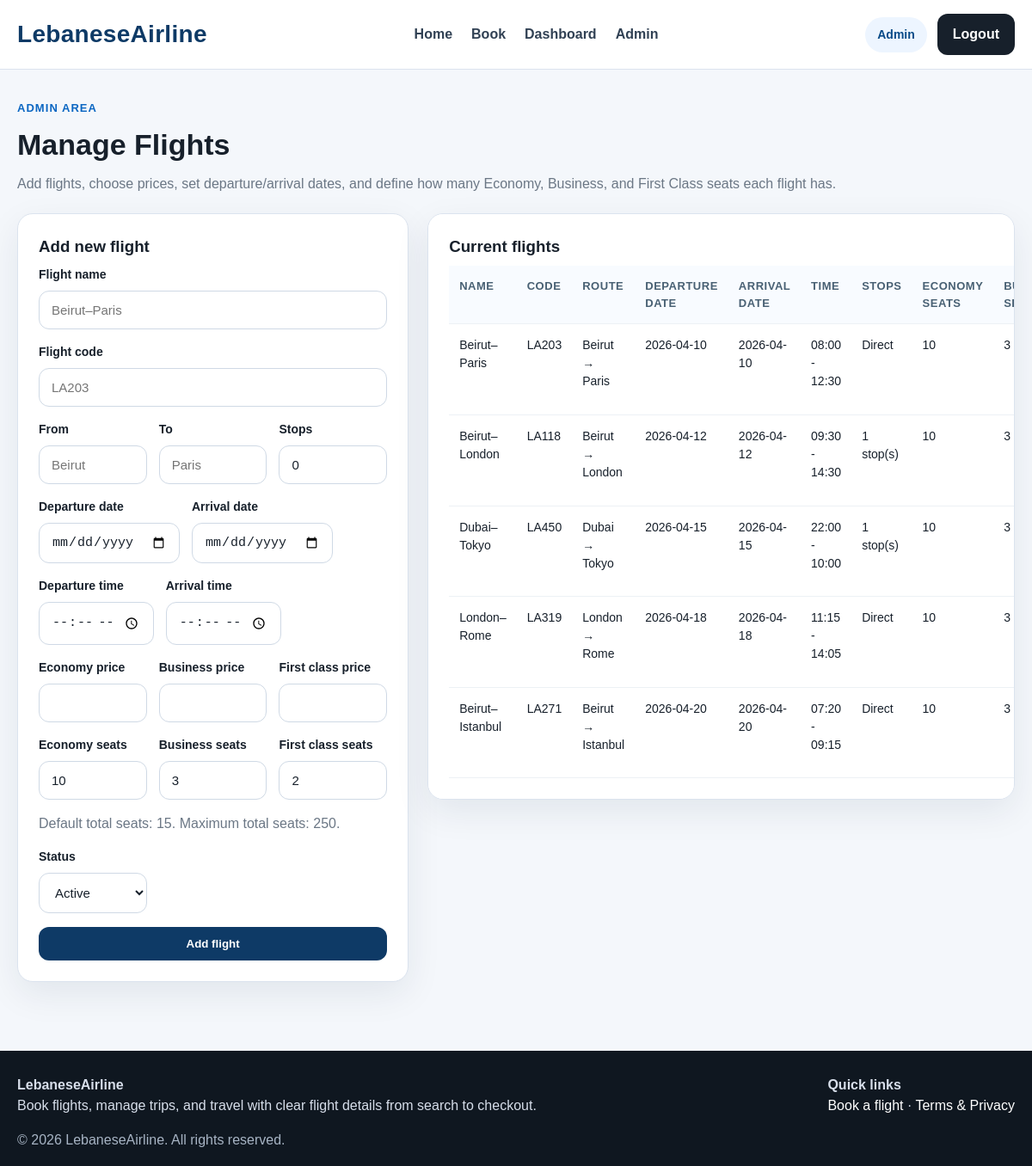
The page /admin/manage-flights.php (signed in) on the database its author committed.
### tables this page shows
CREATE TABLE users (
    id INT AUTO_INCREMENT PRIMARY KEY,
    name VARCHAR(100) NOT NULL,
    email VARCHAR(150) NOT NULL UNIQUE,
    password VARCHAR(255) NOT NULL,
    role ENUM('user', 'admin') NOT NULL DEFAULT 'user',
    created_at DATETIME NOT NULL DEFAULT CURRENT_TIMESTAMP
);

CREATE TABLE flights (
    id INT AUTO_INCREMENT PRIMARY KEY,
    name VARCHAR(120) NOT NULL,
    code VARCHAR(20) NOT NULL UNIQUE,
    from_city VARCHAR(100) NOT NULL,
    to_city VARCHAR(100) NOT NULL,
    flight_date DATE NOT NULL,
    departure_time TIME NOT NULL,
    arrival_time TIME NOT NULL,
    stops INT NOT NULL DEFAULT 0,
    economy_price DECIMAL(10,2) NOT NULL DEFAULT 0,
    business_price DECIMAL(10,2) NOT NULL DEFAULT 0,
    first_price DECIMAL(10,2) NOT NULL DEFAULT 0,
    status ENUM('active', 'cancelled') NOT NULL DEFAULT 'active',
    created_at DATETIME NOT NULL DEFAULT CURRENT_TIMESTAMP
);

### includes/data-store.php (called while the page is built, shortened)
<?php
function db(): PDO {
    static $pdo = null;
    if ($pdo === null) {
        $pdo = getPDOConnection();
        $pdo->setAttribute(PDO::ATTR_DEFAULT_FETCH_MODE, PDO::FETCH_ASSOC);
    }
    return $pdo;
}
function get_all_users(): array {
    $stmt = db()->query("SELECT * FROM users ORDER BY id ASC");
    return $stmt->fetchAll(PDO::FETCH_ASSOC);
}

### includes/auth.php (called while the page is built, shortened)
<?php
include_once __DIR__ . '/data-store.php';
function current_user(): ?array {
    foreach (get_all_users() as $user) {
        if ((int)$user['id'] === (int)$_SESSION['user_id']) {
            return $user;
        }
    }
    return null;
}
function is_admin(): bool {
    $user = current_user();
    return $user && ($user['role'] ?? 'user') === 'admin';
}

### admin/manage-flights.php (the view, shortened to what this page needs)
<?php
include __DIR__ . '/../includes/header.php';
$editingFlight = null;
function admin_flight_row_to_array(array $row): array {
    $economySeats = (int)($row['economy_seats'] ?? DEFAULT_ECONOMY_SEATS);
    $businessSeats = (int)($row['business_seats'] ?? DEFAULT_BUSINESS_SEATS);
    $firstSeats = (int)($row['first_seats'] ?? DEFAULT_FIRST_SEATS);
    $seatCount = (int)($row['seat_count'] ?? ($economySeats + $businessSeats + $firstSeats));
    return [
        'id' => (int)$row['id'],
        'name' => $row['name'],
        'code' => $row['code'],
        'from' => $row['from_city'],
        'to' => $row['to_city'],
        'date' => $row['flight_date'],
        'arrival_date' => $row['arrival_date'] ?? $row['flight_date'],
        'departure' => substr((string)$row['departure_time'], 0, 5),
        'arrival' => substr((string)$row['arrival_time'], 0, 5),
        'stops' => (int)$row['stops'],
        'economy_price' => (float)$row['economy_price'],
        'business_price' => (float)$row['business_price'],
        'first_price' => (float)$row['first_price'],
        'seat_count' => $seatCount,
        'economy_seats' => $economySeats,
        'business_seats' => $businessSeats,
        'first_seats' => $firstSeats,
        'status' => $row['status'],
    ];
}
function admin_get_all_flights(): array {
    $stmt = db()->query("SELECT * FROM flights ORDER BY flight_date ASC, departure_time ASC, id ASC");
    return array_map('admin_flight_row_to_array', $stmt->fetchAll(PDO::FETCH_ASSOC));
}
try {
    $flights = admin_get_all_flights();
} catch (Throwable $e) {
    $flights = [];
    $error = 'Database error: ' . $e->getMessage();
}
?>
<section class="page admin-layout">
  <div class="page-header">
    <span class="eyebrow">Admin area</span>
    <h2>Manage Flights</h2>
    <p class="muted">
      Add flights, choose prices, set departure/arrival dates, and define how many Economy, Business, and First Class seats each flight has.
    </p>
  </div>
  <div class="booking-grid admin-grid">
    <div class="panel modern-card">
      <h3><?= $editingFlight ? 'Edit flight' : 'Add new flight' ?></h3>
      <form method="POST" class="form">
        <div class="form-group">
          <label>Flight name</label>
          <input
            type="text"
            name="name"
            value="<?= htmlspecialchars($editingFlight['name'] ?? '') ?>"
            placeholder="Beirut–Paris"
            required
          >
        </div>
        <div class="form-group">
          <label>Flight code</label>
          <input
            type="text"
            name="code"
            value="<?= htmlspecialchars($editingFlight['code'] ?? '') ?>"
            placeholder="LA203"
            required
          >
        </div>
        <div class="form-row">
          <div class="form-group">
            <label>From</label>
            <input
              type="text"
              name="from"
              value="<?= htmlspecialchars($editingFlight['from'] ?? '') ?>"
              placeholder="Beirut"
              required
            >
          </div>
          <div class="form-group">
            <label>To</label>
            <input
              type="text"
              name="to"
              value="<?= htmlspecialchars($editingFlight['to'] ?? '') ?>"
              placeholder="Paris"
              required
            >
          </div>
          <div class="form-group">
            <label>Stops</label>
            <input
              type="number"
              name="stops"
              min="0"
              value="<?= htmlspecialchars((string)($editingFlight['stops'] ?? 0)) ?>"
              required
            >
          </div>
        </div>
        <div class="form-row">
          <div class="form-group">
            <label>Departure date</label>
            <input
              type="date"
              name="date"
              value="<?= htmlspecialchars($editingFlight['date'] ?? '') ?>"
              required
            >
          </div>
          <div class="form-group">
            <label>Arrival date</label>
            <input
              type="date"
              name="arrival_date"
              value="<?= htmlspecialchars($editingFlight['arrival_date'] ?? ($editingFlight['date'] ?? '')) ?>"
              required
            >
          </div>
        </div>
        <div class="form-row">
          <div class="form-group">
            <label>Departure time</label>
            <input
              type="time"
              name="departure"
              value="<?= htmlspecialchars($editingFlight['departure'] ?? '') ?>"
              required
            >
          </div>
          <div class="form-group">
            <label>Arrival time</label>
            <input
              type="time"
              name="arrival"
              value="<?= htmlspecialchars($editingFlight['arrival'] ?? '') ?>"
              required
            >
          </div>
        </div>
        <div class="form-row">
          <div class="form-group">
            <label>Economy price</label>
            <input
              type="number"
              name="economy_price"
              min="0"
              step="0.01"
              value="<?= htmlspecialchars((string)($editingFlight['economy_price'] ?? '')) ?>"
              required
            >
          </div>
          <div class="form-group">
            <label>Business price</label>
            <input
              type="number"
              name="business_price"
              min="0"
              step="0.01"
              value="<?= htmlspecialchars((string)($editingFlight['business_price'] ?? '')) ?>"
              required
            >
          </div>
          <div class="form-group">
            <label>First class price</label>
            <input
              type="number"
              name="first_price"
              min="0"
              step="0.01"
              value="<?= htmlspecialchars((string)($editingFlight['first_price'] ?? '')) ?>"
              required
            >
          </div>
        </div>
        <div class="form-row">
          <div class="form-group">
            <label>Economy seats</label>
            <input
              type="number"
              name="economy_seats"
              min="0"
              max="250"
              value="<?= htmlspecialchars((string)($editingFlight['economy_seats'] ?? DEFAULT_ECONOMY_SEATS)) ?>"
              required
            >
          </div>
          <div class="form-group">
            <label>Business seats</label>
            <input
              type="number"
              name="business_seats"
              min="0"
              max="250"
              value="<?= htmlspecialchars((string)($editingFlight['business_seats'] ?? DEFAULT_BUSINESS_SEATS)) ?>"
              required
            >
          </div>
          <div class="form-group">
            <label>First class seats</label>
            <input
              type="number"
              name="first_seats"
              min="0"
              max="250"
              value="<?= htmlspecialchars((string)($editingFlight['first_seats'] ?? DEFAULT_FIRST_SEATS)) ?>"
              required
            >
          </div>
        </div>
        <p class="muted">
          Default total seats: 15. Maximum total seats: 250.
        </p>
        <div class="form-row">
          <div class="form-group">
            <label>Status</label>
            <select name="status">
              <option value="active" <?= (($editingFlight['status'] ?? 'active') === 'active') ? 'selected' : '' ?>>
                Active
              </option>
            </select>
          </div>
        </div>
        <button class="btn-primary" type="submit">
          <?= $editingFlight ? 'Update flight' : 'Add flight' ?>
        </button>
      </form>
    </div>
    <div class="panel modern-card table-wrap">
      <h3>Current flights</h3>
      <table class="table">
        <thead>
          <tr>
            <th>Name</th>
            <th>Code</th>
            <th>Route</th>
            <th>Departure date</th>
            <th>Arrival date</th>
            <th>Time</th>
            <th>Stops</th>
            <th>Economy seats</th>
            <th>Business seats</th>
          </tr>
        </thead>
        <tbody>
          <?php foreach ($flights as $flight): ?>
            <tr>
              <td><?= htmlspecialchars($flight['name']) ?></td>
              <td><?= htmlspecialchars($flight['code']) ?></td>
              <td><?= htmlspecialchars($flight['from']) ?> → <?= htmlspecialchars($flight['to']) ?></td>
              <td><?= htmlspecialchars($flight['date']) ?></td>
              <td><?= htmlspecialchars($flight['arrival_date']) ?></td>
              <td><?= htmlspecialchars($flight['departure']) ?> - <?= htmlspecialchars($flight['arrival']) ?></td>
              <td>
                <?= (int)$flight['stops'] === 0 ? 'Direct' : (int)$flight['stops'] . ' stop(s)' ?>
              </td>
              <td><?= (int)$flight['economy_seats'] ?></td>
              <td><?= (int)$flight['business_seats'] ?></td>
            </tr>
          <?php endforeach; ?>
        </tbody>
      </table>
    </div>
  </div>
</section>
<?php include __DIR__ . '/../includes/footer.php'; ?>

### includes/header.php (shortened to what this page needs)
<?php
include_once __DIR__ . '/auth.php';
$user = current_user();
$currentPath = $_SERVER['SCRIPT_NAME'] ?? '';
$hideHeaderAuth = str_contains($currentPath, '/auth/login.php') || str_contains($currentPath, '/auth/policy.php');
?>
<!DOCTYPE html>
<html lang="en">
<head>
  <link rel="stylesheet" href="<?= BASE_URL ?>/assets/css/style.css">
</head>
<body>
<header class="navbar">
  <div class="nav-container">
    <a class="logo" href="<?= BASE_URL ?>/index.php">LebaneseAirline</a>
    <nav class="nav-links">
      <ul>
        <li><a href="<?= BASE_URL ?>/index.php">Home</a></li>
        <li><a href="<?= BASE_URL ?>/user/booking.php">Book</a></li>
        <?php if ($user): ?>
          <li><a href="<?= BASE_URL ?>/user/dashboard.php">Dashboard</a></li>
        <?php endif; ?>
        <?php if (is_admin()): ?>
          <li><a href="<?= BASE_URL ?>/admin/dashboard.php">Admin</a></li>
        <?php endif; ?>
      </ul>
    </nav>
    <div class="nav-right">
      <?php if ($user): ?>
        <span class="nav-user-chip"><?= htmlspecialchars($user['name']) ?></span>
        <a href="<?= BASE_URL ?>/auth/logout.php" class="btn-signin">Logout</a>
      <?php elseif (!$hideHeaderAuth): ?>
        <a href="<?= BASE_URL ?>/auth/login.php" class="btn-signin">Sign in</a>
      <?php endif; ?>
    </div>
  </div>
</header>

### assets/css/style.css (style rules this page uses)
:root { --bg:#f4f7fb; --card:#ffffff; --text:#17202b; --muted:#6b7785; --line:#dbe3ee; --primary:#0e3a66; --primary-dark:#082845; --accent:#eef5ff; --success:#0f8a5f; --warning:#b7791f; --danger:#c53030; --shadow:0 14px 40px rgba(13,38,59,.08); --radius:18px; }
* { box-sizing:border-box;margin:0;padding:0 }
body { font-family:Arial,sans-serif;background:var(--bg);color:var(--text);line-height:1.5 }
a { text-decoration:none;color:inherit }
.navbar { background:#fff;border-bottom:1px solid var(--line);position:sticky;top:0;z-index:20 }
.nav-container { max-width:1200px;margin:0 auto;padding:16px 20px;display:flex;align-items:center;justify-content:space-between;gap:20px }
.logo { font-size:28px;font-weight:700;color:var(--primary);letter-spacing:.3px }
.nav-links ul { list-style:none;display:flex;gap:22px;align-items:center }
.nav-links a { color:#314154;font-weight:600 }
.nav-right { display:flex;align-items:center;gap:12px }
.btn-signin,.btn-primary,.btn-secondary,.btn-dark,.btn-small { display:inline-flex;align-items:center;justify-content:center;border:none;border-radius:12px;padding:12px 18px;font-weight:700;cursor:pointer;transition:.2s ease }
.btn-primary { background:var(--primary);color:#fff }
.btn-dark,.btn-signin { background:var(--text);color:#fff }
.page { max-width:1200px;margin:0 auto;padding:32px 20px 60px }
.page-header { margin-bottom:22px }
.page-header h2,.section-heading h2 { font-size:34px;margin:6px 0 8px }
.eyebrow { display:inline-block;color:#0a66c2;font-weight:700;font-size:13px;text-transform:uppercase;letter-spacing:.08em }
.muted { color:var(--muted) }
.panel,.modern-card,.auth-container { background:var(--card);border:1px solid var(--line);border-radius:var(--radius);box-shadow:var(--shadow) }
.panel { padding:24px }
.modern-card { padding:24px }
.info-card h3,.panel h3 { margin-bottom:8px }
.booking-grid { display:grid;grid-template-columns:minmax(0,2fr) minmax(310px,1fr);gap:22px;align-items:start }
.form,.auth-form { display:grid;gap:16px }
.form-row { display:grid;grid-template-columns:repeat(3,1fr);gap:14px }
.form-group { display:grid;gap:8px }
.form-group label { font-weight:700;font-size:14px }
input,select { width:100%;padding:13px 14px;border:1px solid #cfd9e5;border-radius:12px;background:#fff;font-size:15px;color:var(--text) }
.table-wrap { overflow:auto }
.table { width:100%;border-collapse:collapse;min-width:760px }
.table th,.table td { padding:14px 12px;border-bottom:1px solid #edf1f5;text-align:left;font-size:14px;vertical-align:top }
.table th { background:#f8fbff;color:#486073;font-size:13px;text-transform:uppercase;letter-spacing:.04em }
.nav-user-chip { display:inline-flex;align-items:center;padding:10px 14px;border-radius:999px;background:#edf5ff;color:#0a4b88;font-weight:700;font-size:14px }
.admin-grid { grid-template-columns:minmax(0,1.2fr) minmax(0,1.8fr) }

### rows shown on the page
users: name "Admin"
flights: name "Beirut–Paris", code "LA203", from_city "Beirut", to_city "Paris", flight_date "2026-04-10", departure "08:00", arrival "12:30", stops "Direct", economy_seats "10", business_seats "3"
flights: name "Beirut–London", code "LA118", from_city "Beirut", to_city "London", flight_date "2026-04-12", departure "09:30", arrival "14:30", stops "1", economy_seats "10", business_seats "3"
flights: name "Dubai–Tokyo", code "LA450", from_city "Dubai", to_city "Tokyo", flight_date "2026-04-15", departure "22:00", arrival "10:00", stops "1", economy_seats "10", id "3"
flights: name "London–Rome", code "LA319", from_city "London", to_city "Rome", flight_date "2026-04-18", departure "11:15", arrival "14:05", stops "Direct", economy_seats "10", business_seats "3"
flights: name "Beirut–Istanbul", code "LA271", from_city "Beirut", to_city "Istanbul", flight_date "2026-04-20", departure "07:20", arrival "09:15", stops "Direct", economy_seats "10", business_seats "3"
